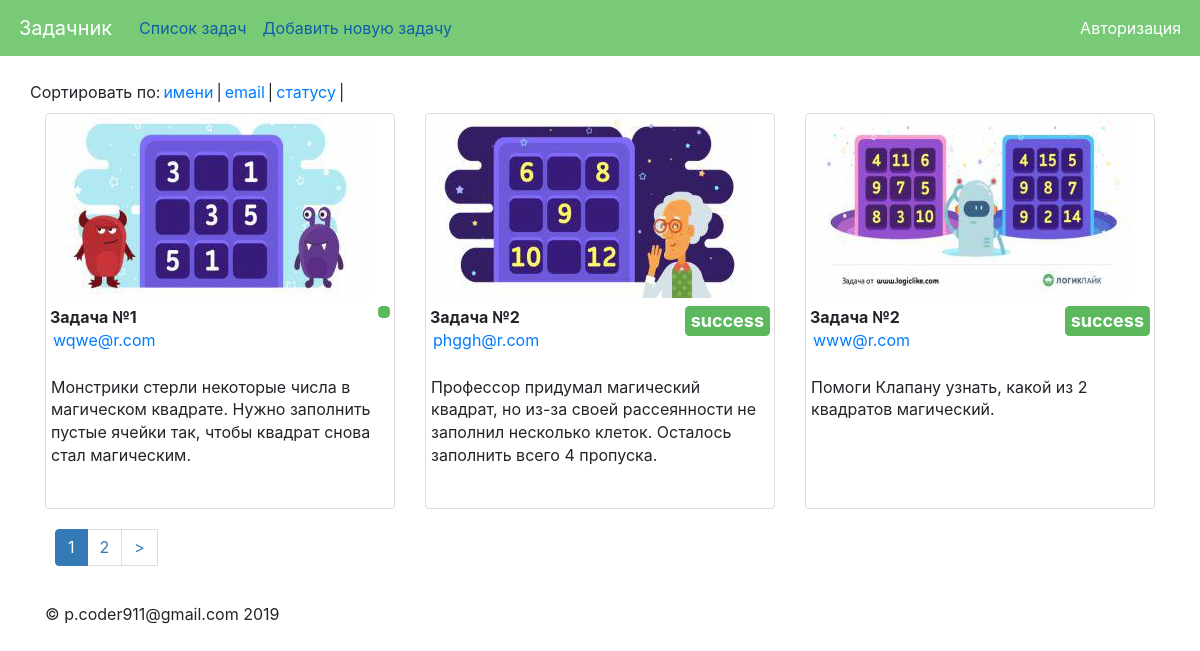
The page / on the database its author committed.
### tables this page shows
CREATE TABLE `task` (
  `id` int(10) UNSIGNED NOT NULL,
  `status` tinyint(1) NOT NULL DEFAULT '0',
  `task` text NOT NULL,
  `image` text NOT NULL,
  `name` varchar(40) NOT NULL,
  `email` varchar(80) NOT NULL
);

### config/routes.php (called while the page is built)
<?php
return array(
    'page-([0-9]+)' => 'task/index/$1',
    'add' => 'task/view',
    'update/status' => 'task/update/status',
    'update/task' => 'task/update/task',
    'login' => 'task/login',
    'logout' => 'task/logout',
    '' => 'task/index/1'
);

### controllers/TaskController.php (called while the page is built, shortened)
<?php
include_once ROOT . '/models/Task.php';
include_once ROOT . '/components/Pagination.php';
class TaskController {
    public function actionIndex($page = 1) {
        $obj = new Task;
        $data['task_list'] = $obj->getTaskList($page);
        $total = $obj->getTaskCount();
        $data['pagination'] = new Pagination($total + 1, $page, 3, 'page-');
        require_once(ROOT . '/views/task/_templates/header.php');
        require_once(ROOT . '/views/task/index.php');
        require_once(ROOT . '/views/task/_templates/footer.php');
        return true;
    }
}

### index.php (called while the page is built, shortened)
<?php
require_once(ROOT . '/components/Router.php');
$router = new Router();
$router->run();

### models/Task.php (called while the page is built, shortened)
<?php
class Task {
    public function db() {
        try {
            $pdo = new PDO('mysql:host=' . HOSTNAME . ';dbname=' . DATABASE . ';charset=UTF8;', '' . USERNAME . '', '' . PASSWORD . '');
        } catch (PDOException $e) {
            echo 'DB connection fail ' . $e->getMessage();
            die();
        }
        $pdo->exec('SET NAMES utf8');
        return $pdo;
    }
    public function getTaskList($page) {
        $order = isset($_GET['sort']) ? htmlspecialchars($_GET['sort']) : 'name';
        $order_type = $order == 'status' ? 'DESC' : 'ASC';
        $pdo = $this->db();
        $offset = 3 * ($page - 1);
        $query = $pdo->prepare("SELECT * FROM task ORDER BY $order $order_type LIMIT 3 OFFSET $offset");
        $query->execute();
        $result = $query->fetchAll(PDO::FETCH_ASSOC);
        return $result;
    }
    public function getTaskCount() {
        $pdo = $this->db();
        $query = $pdo->prepare("SELECT count(*) as count FROM task");
        $query->execute();
        $row = $query->fetch(PDO::FETCH_ASSOC);
        $result = $row['count'];
        return $result;
    }
}

### views/task/index.php (the view, shortened to what this page needs)
<div class="container">
    <div class="row">
        <div class="nav pull-right">
            <span>Сортировать по:</span>
            <a <?php if (isset($_SESSION['sort'])) {
    if ($_SESSION['sort'] == 'name') echo 'class ="active"';
} ?>href="?sort=name">имени</a> |
            <a <?php if (isset($_SESSION['sort'])) {
    if ($_SESSION['sort'] == 'email') echo 'class ="active"';
} ?>href="?sort=email">email</a> |
            <a <?php if (isset($_SESSION['sort'])) {
    if ($_SESSION['sort'] == 'status') echo 'class ="active"';
} ?>href="?sort=status">статусу</a> |
        </div>
    </div>
    <div class="row">
<?php foreach ($data['task_list'] as $item): ?>
            <div class="col-md-4">
                <div class="thumbnail task">
                    <img src="/uploads/images/<?= $item['image'] ?>" alt="">
                    <div class="caption">
                        <h4><span class="label label-success pull-right"><?= $item['status'] > 0 ? 'success' : '' ?></span></h4>
                        <div class="task__user-info">
                            <strong><?= $item['name'] ?></strong><br>
                            <a href="mailto:#"><?= $item['email'] ?></a>
                        </div>
                        <br>
                        <?php if (!isset($_SESSION['user'])): ?>
                            <p class="task__text"><?= $item['task'] ?></p>
                        <?php endif; ?>
                    </div>
                </div>
            </div>
<?php endforeach; ?>
<?php echo $data['pagination']->get(); ?>
    </div>
</div>

### components/Router.php (shortened to what this page needs)
<?php
class Router {
    private $routes;
    public function __construct() {
        $routesPath = ROOT . '/config/routes.php';
        $this->routes = include($routesPath);
    }
    private function getURI() {
        if (!empty($_SERVER['REQUEST_URI'])) {
            return trim($_SERVER['REQUEST_URI'], '/');
        }
    }
    public function run() {
        $uri = $this->getURI();
        foreach ($this->routes as $uriPattern => $path) {
            if (preg_match("~$uriPattern~", $uri)) {
                $internalRoute = preg_replace("~$uriPattern~", $path, $uri);
                $segments = explode('/', $internalRoute);
                $controllerName = array_shift($segments) . 'Controller';
                $actionName = 'action' . ucfirst(array_shift($segments));
                $parameters = $segments;
                $controllerObject = new $controllerName;
                $result = call_user_func_array(array($controllerObject, $actionName), $parameters);
                if ($result != null) {
                    break;
                }
            }
        }
    }
}

### views/task/_templates/header.php (shortened to what this page needs)
<!DOCTYPE html>
<html lang="ru"><head><meta http-equiv="Content-Type" content="text/html; charset=UTF-8">
<link rel="stylesheet" href="https://stackpath.bootstrapcdn.com/bootstrap/4.3.1/css/bootstrap.min.css">
<link rel="stylesheet" href="/assets/css/style.css">
      <link rel="stylesheet" href="https://stackpath.bootstrapcdn.com/bootstrap/4.1.3/css/bootstrap.min.css">
  </head>
  <body>
    <nav class="navbar navbar-expand-md navbar-dark fixed-top bg-my">
  <a class="navbar-brand" href="/index">Задачник</a>
  <div class="collapse navbar-collapse" id="navbarsExampleDefault">
    <ul class="navbar-nav mr-auto">
      <li class="nav-item">
        <a class="nav-link" href="/index">Список задач</a>
      </li>
      <li class="nav-item">
        <a class="nav-link" href="/add">Добавить новую задачу</a>
      </li>
     </ul>
   <ul class="nav navbar-nav navbar-right">
            <?php if (isset($_SESSION['user'])): ?>
                                            <li><a href="logout/">Выход</a></li>
            <?php else: ?>
                                            <li><a href="login/">Авторизация</a></li>
            <?php endif; ?>
                        </ul>
  </div>
</nav>

### components/Pagination.php (shortened to what this page needs)
<?php
class Pagination
{
    private $max = 10;
    private $index = 'page';
    private $current_page;
    private $total;
    private $limit;
    public function __construct($total, $currentPage, $limit, $index)
    {
        $this->total = $total;
        $this->limit = $limit;
        $this->index = $index;
        $this->amount = $this->amount();
    }
    public function get()
    {
        $links = null;
        $limits = $this->limits();
        $html = '<ul class="pagination">';
        for ($page = $limits[0]; $page <= $limits[1]; $page++) {
            if ($page == $this->current_page) {
                $links .= '<li class="active"><a href="#">' . $page . '</a></li>';
            } else {
                $links .= $this->generateHtml($page);
            }
        }
        if (!is_null($links)) {
            if ($this->current_page < $this->amount)
                $links .= $this->generateHtml($this->amount, '&gt;');
        }
        $html .= $links . '</ul>';
        return $html;
    }
    private function generateHtml($page, $text = null)
    {
        if (!$text)
            $text = $page;
        $currentURI = rtrim($_SERVER['REQUEST_URI'], '/') . '/';
        $sort='name';
        return
                '<li><a href="' . $this->index . $page .'?sort='.$sort. '">' . $text.  '</a></li>';
    }
    private function limits()
    {
        $left = $this->current_page - round($this->max / 2);
        $start = $left > 0 ? $left : 1;
        if ($start + $this->max <= $this->amount)
            $end = $start > 1 ? $start + $this->max : $this->max;
        else {
            $end = $this->amount;
            $start = $this->amount - $this->max > 0 ? $this->amount - $this->max : 1;
        }
        return
                array($start, $end);
    }
    private function setCurrentPage($currentPage)
    {
        $this->current_page = $currentPage;
    }
    private function amount()
    {
        return round($this->total / $this->limit);
    }
}

### views/task/_templates/footer.php (shortened to what this page needs)
<footer class="footer">
    <div class="container">
        <p class="pull-left">© p.coder911@gmail.com 2019</p>
    </div>
</footer>
    </body>
</html>

### assets/css/style.css (style rules this page uses)
body { padding-top: 80px; }
.bg-my { background-color:#78ca77; }
.nav-link { color:#0d5fa7!important; }
.navbar-right a { color:#ffffff; }
.pull-right { float: right!important; }
a { padding-left:3px; padding-right:3px; }
.label-success { background-color: #5cb85c; }
.label { display: inline; padding: 6px; font-size: 18px; font-weight: 700; line-height: 1; color: #fff; text-align: center; white-space: nowrap; vertical-align: baseline; border-radius: .25em; }
.nav { padding-left: 0; margin-bottom: 0; list-style: none; }
.pagination { display: -ms-flexbox; display: flex; padding-left: 0; list-style: none; border-radius: .25rem; padding: 20px; position:relative; left: 25px; }
.pagination>.active>a, .pagination>.active>a:focus, .pagination>.active>a:hover, .pagination>.active>span, .pagination>.active>span:focus, .pagination>.active>span:hover { z-index: 3; color: #fff; cursor: default; background-color: #337ab7; border-color: #337ab7; }
.pagination>li:first-child>a, .pagination>li:first-child>span { margin-left: 0; border-top-left-radius: 4px; border-bottom-left-radius: 4px; }
.pagination>li>a, .pagination>li>span { position: relative; float: left; padding: 6px 12px; margin-left: -1px; line-height: 1.42857143; color: #337ab7; text-decoration: none; background-color: #fff; border: 1px solid #ddd; }
.thumbnail { display: block; padding: 4px; margin-bottom: 20px; line-height: 1.42857143; background-color: #fff; border: 1px solid #ddd; border-radius: 4px; -webkit-transition: border .2s ease-in-out; -o-transition: border .2s ease-in-out; transition: border .2s ease-in-out; }
.task { height:100%; overflow: hidden; }
.task__text { border: 1px solid transparent; }
.active { color:orangered; }

### rows shown on the page
task: image (picture), name "Задача №1", email "wqwe@r.com", task "Монстрики стерли некоторые числа в магическом квадрате. Нужно заполнить пустые ячейки так, чтобы квадрат снова стал магическим."
task: image (picture), status "success", name "Задача №2", email "phggh@r.com", task "Профессор придумал магический квадрат, но из-за своей рассеянности не заполнил несколько клеток. Осталось заполнить всего 4 пропуска."
task: image (picture), status "success", name "Задача №2", email "www@r.com", task "Помоги Клапану узнать, какой из 2 квадратов магический."

### other values the page prints
$text "2"
$text ">"
